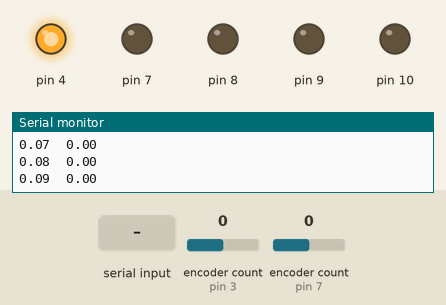
Bench run of a sketch on a simulated Arduino Uno, built with avr-gcc and run on an emulated ATmega328P. On the bench: output pins drawn as LEDs (lit = HIGH), the last lines printed to the serial monitor. The test bench sets the inputs (shaded band); at power-on: encoder count (sensors on pin 3, pin 7) 0.

Above: at 0.1 s.
At 1.2 s:
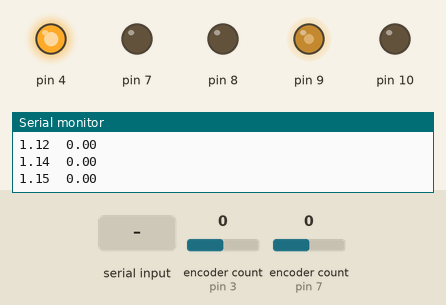
1.3 s: "1" received over Serial
Timing chart, 0 to 4.3 s (numbered marks = the images above; inputs shaded):
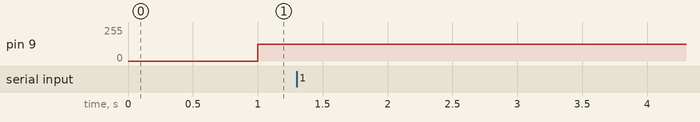

The sketch:

step_response.ino
```cpp
# include <Encoder.h>


// This is a fcuntion from the encoder library, it sets up an interrupt automatically

Encoder knobLeft(3, 5);
Encoder knobRight(7, 8);


// Use a baud rate of 9600 or else the program breaks


const int period = 10;
long positionLeft = -999;
long positionRight = -999;
float angular_position = 0.5;
float difference = 0;
float previous_state_velocity = 0;
float beginning = 0;
float angular_velocity = 0.0;
float time_previous = 0.0;
float milliseconds;
float previous_increment = 0.0;
float new_angular_velocity = 0;
float counter_per_rotation = 3200.0;
float ms_to_s = 1000.0;
int time_now = 0;
int time_now_now = 0;
int difference_2 = 0;
int counter = 0;


void setup() {
  Serial.begin(9600);
  pinMode(4,OUTPUT);
  pinMode(7,OUTPUT);
  pinMode(8,OUTPUT);
  pinMode(9,OUTPUT);
  pinMode(10,OUTPUT);
  pinMode(12,INPUT);
  digitalWrite(4,HIGH);

}


void loop() {

  if(millis() >= 1000 && millis() <= 1100){
    analogWrite(9,125);
    digitalWrite(7,LOW);
  }

  // This will make it so that it outputs data and runs for the 10ms period.

  if (millis() > time_now + period) {


    time_now = millis();

    // motor code for later

    // The .read functions will read the encoder in its current state

    long newLeft, newRight;
    newLeft = knobLeft.read();
    newRight = knobRight.read();

    // difference is the new position it is as at minus the old position of the motor

    difference = 2*PI*(newLeft - positionLeft)/3200 ;
    counter = counter + difference;

    // To find the angular velocity, we multiply the difference of the two positions by 1000, since we are dividing by
    // ms. We divide by the time the new position is at minus the time the old position was at to get the angualar velocity
    // create a tab so that it can easily be copied into matlab.

    new_angular_velocity = 1000 * (difference) / (millis() - time_previous);
    Serial.print(millis()/ms_to_s);
    Serial.print("\t");
    Serial.println(new_angular_velocity);

    // We then set the old positions to the current one so we can get ready to loop again.

    positionLeft = newLeft;
    positionRight = newRight;
    time_previous = time_now;


  }

  // This is the code that resets the angular_position of the wheel, changing the reference if not set to 0pi.

  if (Serial.available()) {
    Serial.read();
    Serial.println("Reset both knobs to zero");
    knobLeft.write(0);
    knobRight.write(0);
  }


}
/*
  if (counter >= 800) {

    counter = 0;
    if (angular_position == 0) {
      angular_position = 1.5;
    } else {
      angular_position = angular_position - 0.5;
    }

    //Serial.print("Angular Position = ");
    //Serial.print(angular_position);
    //Serial.println("pi");

    angular_velocity = (abs((angular_position * PI) - (previous_increment * PI))) / (difference_2 / 1000);

    //Serial.print("rad/s = ");
    //Serial.println(angular_velocity);
    //previous_increment = angular_position;
    //angular_velocity = 0;
  }

  if (counter <= -800) {
    time_now_now = millis();
    difference_2 = time_now_now - time_previous;
    counter = 0;
    angular_position = angular_position + 0.5;
    if (angular_position == 2) {
      angular_position = 0;
      previous_increment = 0.5;
    }

    //Serial.print("Angular Position = ");
    //Serial.print(angular_position);
    //Serial.println("pi");

    //angular_velocity = (abs((angular_position*PI)-(previous_increment*PI)))/(difference_2/1000);

    //Serial.print("rad/s = ");
    //Serial.println(angular_velocity);
    //previous_increment = angular_position;
    //angular_velocity = 0;


    // if a character is sent from the serial monitor,
    // reset both back to zero.
  }

  angular_velocity = 0;
}
*/
```
